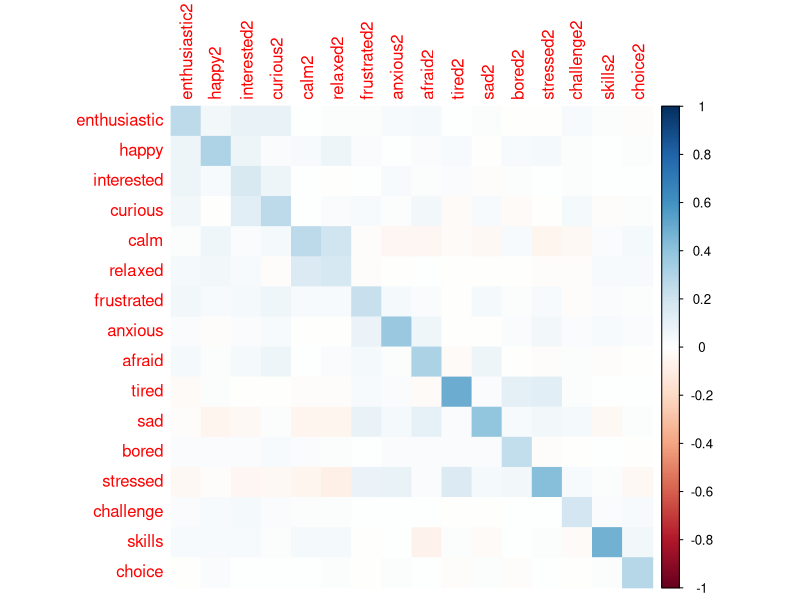

This chart was generated by the following R code: (Note: this script raises an error after producing the figure.)
install.packages("igraph")
install.packages("network") 
install.packages("sna")
install.packages("ndtv")
install.packages("qgraph")
install.packages("corrplot")

edges <- read.csv("edgelistmatrix.csv", as.is=T)
vals <- edges$X
edges <- edges[,-1]
rownames(edges) <- vals
edges <- as.matrix(edges)

library(corrplot)
corrplot(edges,method="color")

M <- cor(mtcars)
class(M)
class(edges)


corrplot(regression_final,method="color", tl.col = "black")


lm5 <- lm(tired_ESM ~ date2 + tempavg, data = esm)
summary(lm5)
